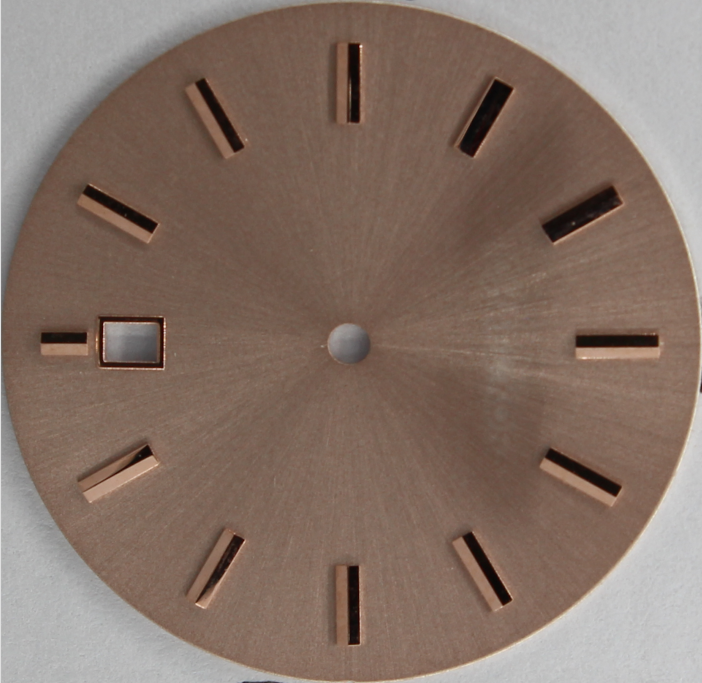
#> input picture combined_test/tem.png, 1404 x 1366 px, given in place of bood.jpg, which was not available (shown at 1/2 size)
$ jupyter execute template_matching_and_misc.ipynb
#> lines starting #> are read from the running program, lines starting #| are printed output that depends on the picture; pictures that were not available may be replaced by others from this repository, and a replacement may not be noted
[cell 1]
import numpy as np
import matplotlib.pyplot as plt

from skimage import io, transform, color
from skimage.feature import match_template

[cell 2]
def resize_with_scaling(img, single_factor=0.5, r_shape=None):
    # resize (with scaling info to make thresholding easier afterwards)
    orig_x, orig_y = img.shape[:2]
    if r_shape is not None:
        new_x, new_y = r_shape
        x_sf = orig_x*1.0/new_x
        y_sf = orig_y*1.0/new_y
    else:
        new_x = int(orig_x * 1.0 *single_factor)
        new_y = int(orig_y * 1.0 * single_factor)
        x_sf, y_sf = (single_factor, single_factor)
    resized = transform.resize(img, (new_x, new_y))
    return resized, (x_sf, y_sf)

im = color.rgb2gray(io.imread("combined_test/bood.jpg"))
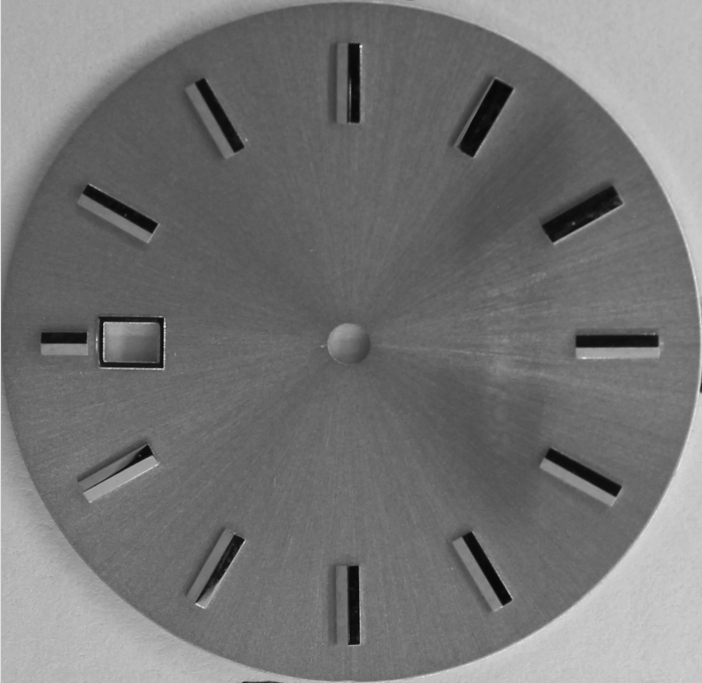
#> im: shape (1366, 1404) float64 (shown at 1/2 size); min 0.0025, max 0.958, mean 0.46
tem = color.rgb2gray(io.imread("combined_test/template.png"))
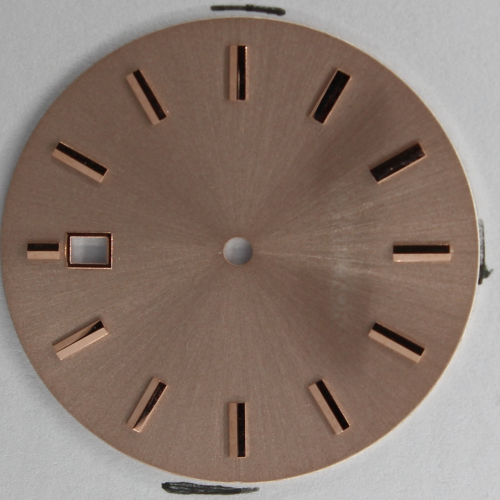
#> input picture combined_test/template.png, 1000 x 1000 px (shown at 1/2 size)
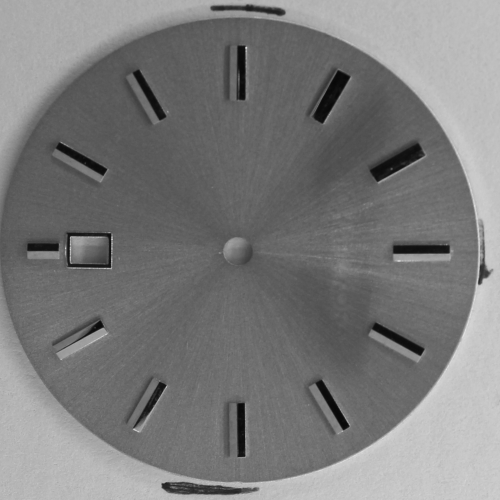
#> tem: shape (1000, 1000) float64 (shown at 1/2 size); min 0.0255, max 0.924, mean 0.486
im_small, _ = resize_with_scaling(im, 0.1)
#> in resize_with_scaling, `resized = transform.resize(img, (new_x, new_y))`:
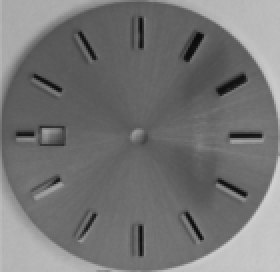
#> resized: shape (136, 140) float64 (shown 2 times larger); min 0.0417, max 0.819, mean 0.46
tem_small, _ = resize_with_scaling(tem, 0.1)
#> call 2 of resize_with_scaling, with single_factor = 0.1
#> in resize_with_scaling (call 2), `resized = transform.resize(img, (new_x, new_y))`:
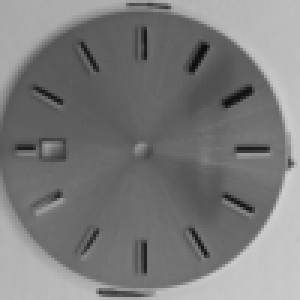
#> resized: shape (100, 100) float64 (shown 3 times larger); min 0.0475, max 0.81, mean 0.486
# plt.imshow(im_small)

fig,ax = plt.subplots()

result = match_template(im_small, tem_small)
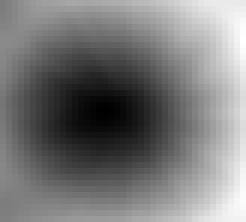
#> result: shape (37, 41) float64 (shown 6 times larger); min -0.0512, max 0.529, mean 0.225; drawn with min black and max white
ij = np.unravel_index(np.argmax(result), result.shape)
#> ij = (6, 40)
x, y = ij[::-1]
#> x = 40; y = 6
ax.imshow(im_small)
ax.set_axis_off()
ax.set_title('`match_template`\nresult')
# highlight matched region
ax.autoscale(False)
hcoin, wcoin = tem_small.shape
#> hcoin = 100; wcoin = 100
rect = plt.Rectangle((x, y), wcoin, hcoin, edgecolor='r', facecolor='none')
ax.plot(x, y, 'o', markeredgecolor='r', markerfacecolor='none', markersize=10)
ax.add_patch(rect)
plt.show()
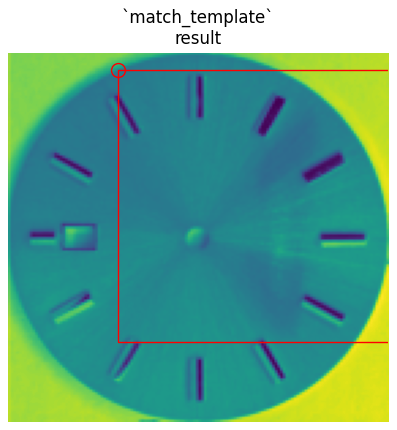
#> figure drawn by matplotlib, 1 panel
